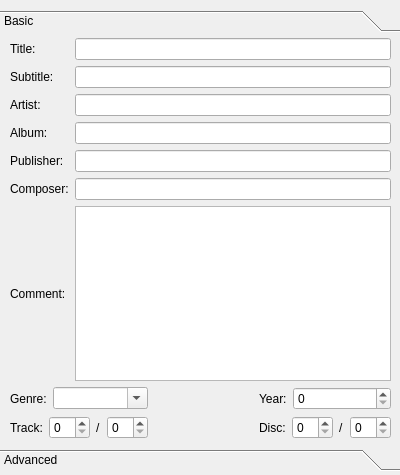
<ui version="4.0" >
 <class>Form</class>
 <widget class="QWidget" name="Form" >
  <property name="geometry" >
   <rect>
    <x>0</x>
    <y>0</y>
    <width>400</width>
    <height>475</height>
   </rect>
  </property>
  <property name="windowTitle" >
   <string>Form</string>
  </property>
  <widget class="QToolBox" name="toolBox" >
   <property name="geometry" >
    <rect>
     <x>0</x>
     <y>10</y>
     <width>401</width>
     <height>461</height>
    </rect>
   </property>
   <property name="currentIndex" >
    <number>0</number>
   </property>
   <widget class="QWidget" name="page" >
    <property name="geometry" >
     <rect>
      <x>0</x>
      <y>0</y>
      <width>401</width>
      <height>399</height>
     </rect>
    </property>
    <attribute name="label" >
     <string>Basic</string>
    </attribute>
    <widget class="QWidget" name="layoutWidget_2" >
     <property name="geometry" >
      <rect>
       <x>10</x>
       <y>0</y>
       <width>381</width>
       <height>401</height>
      </rect>
     </property>
     <layout class="QVBoxLayout" >
      <property name="margin" >
       <number>0</number>
      </property>
      <property name="spacing" >
       <number>6</number>
      </property>
      <item>
       <layout class="QGridLayout" >
        <property name="margin" >
         <number>0</number>
        </property>
        <property name="spacing" >
         <number>6</number>
        </property>
        <item row="0" column="0" >
         <widget class="QLabel" name="label" >
          <property name="text" >
           <string>Title:</string>
          </property>
         </widget>
        </item>
        <item row="5" column="1" >
         <widget class="QLineEdit" name="lineEdit_6" />
        </item>
        <item row="6" column="0" >
         <widget class="QLabel" name="label_7" >
          <property name="text" >
           <string>Comment:</string>
          </property>
         </widget>
        </item>
        <item row="1" column="1" >
         <widget class="QLineEdit" name="lineEdit_2" />
        </item>
        <item row="6" column="1" >
         <widget class="QTextEdit" name="textEdit" />
        </item>
        <item row="3" column="1" >
         <widget class="QLineEdit" name="lineEdit_4" />
        </item>
        <item row="1" column="0" >
         <widget class="QLabel" name="label_2" >
          <property name="text" >
           <string>Subtitle:</string>
          </property>
         </widget>
        </item>
        <item row="5" column="0" >
         <widget class="QLabel" name="label_6" >
          <property name="text" >
           <string>Composer:</string>
          </property>
         </widget>
        </item>
        <item row="4" column="0" >
         <widget class="QLabel" name="label_5" >
          <property name="text" >
           <string>Publisher:</string>
          </property>
         </widget>
        </item>
        <item row="2" column="1" >
         <widget class="QLineEdit" name="lineEdit_3" />
        </item>
        <item row="3" column="0" >
         <widget class="QLabel" name="label_4" >
          <property name="text" >
           <string>Album:</string>
          </property>
         </widget>
        </item>
        <item row="4" column="1" >
         <widget class="QLineEdit" name="lineEdit_5" />
        </item>
        <item row="2" column="0" >
         <widget class="QLabel" name="label_3" >
          <property name="text" >
           <string>Artist:</string>
          </property>
         </widget>
        </item>
        <item row="0" column="1" >
         <widget class="QLineEdit" name="lineEdit" />
        </item>
       </layout>
      </item>
      <item>
       <layout class="QGridLayout" >
        <property name="margin" >
         <number>0</number>
        </property>
        <property name="spacing" >
         <number>6</number>
        </property>
        <item row="1" column="2" >
         <layout class="QHBoxLayout" >
          <property name="margin" >
           <number>0</number>
          </property>
          <property name="spacing" >
           <number>6</number>
          </property>
          <item>
           <widget class="QLabel" name="label_10" >
            <property name="text" >
             <string>Disc:</string>
            </property>
           </widget>
          </item>
          <item>
           <layout class="QHBoxLayout" >
            <property name="margin" >
             <number>0</number>
            </property>
            <property name="spacing" >
             <number>6</number>
            </property>
            <item>
             <widget class="QSpinBox" name="spinBox" >
              <property name="sizePolicy" >
               <sizepolicy>
                <hsizetype>7</hsizetype>
                <vsizetype>0</vsizetype>
                <horstretch>0</horstretch>
                <verstretch>0</verstretch>
               </sizepolicy>
              </property>
             </widget>
            </item>
            <item>
             <widget class="QLabel" name="label_11" >
              <property name="text" >
               <string>/</string>
              </property>
             </widget>
            </item>
            <item>
             <widget class="QSpinBox" name="spinBox_2" >
              <property name="sizePolicy" >
               <sizepolicy>
                <hsizetype>7</hsizetype>
                <vsizetype>0</vsizetype>
                <horstretch>0</horstretch>
                <verstretch>0</verstretch>
               </sizepolicy>
              </property>
             </widget>
            </item>
           </layout>
          </item>
         </layout>
        </item>
        <item row="1" column="0" >
         <layout class="QHBoxLayout" >
          <property name="margin" >
           <number>0</number>
          </property>
          <property name="spacing" >
           <number>6</number>
          </property>
          <item>
           <widget class="QLabel" name="label_9" >
            <property name="text" >
             <string>Track:</string>
            </property>
           </widget>
          </item>
          <item>
           <layout class="QHBoxLayout" >
            <property name="margin" >
             <number>0</number>
            </property>
            <property name="spacing" >
             <number>6</number>
            </property>
            <item>
             <widget class="QSpinBox" name="spinBox_3" >
              <property name="sizePolicy" >
               <sizepolicy>
                <hsizetype>7</hsizetype>
                <vsizetype>0</vsizetype>
                <horstretch>0</horstretch>
                <verstretch>0</verstretch>
               </sizepolicy>
              </property>
             </widget>
            </item>
            <item>
             <widget class="QLabel" name="label_12" >
              <property name="text" >
               <string>/</string>
              </property>
             </widget>
            </item>
            <item>
             <widget class="QSpinBox" name="spinBox_4" >
              <property name="sizePolicy" >
               <sizepolicy>
                <hsizetype>7</hsizetype>
                <vsizetype>0</vsizetype>
                <horstretch>0</horstretch>
                <verstretch>0</verstretch>
               </sizepolicy>
              </property>
             </widget>
            </item>
           </layout>
          </item>
         </layout>
        </item>
        <item row="0" column="1" >
         <spacer>
          <property name="orientation" >
           <enum>Qt::Horizontal</enum>
          </property>
          <property name="sizeHint" >
           <size>
            <width>40</width>
            <height>20</height>
           </size>
          </property>
         </spacer>
        </item>
        <item row="0" column="0" >
         <layout class="QHBoxLayout" >
          <property name="margin" >
           <number>0</number>
          </property>
          <property name="spacing" >
           <number>6</number>
          </property>
          <item>
           <widget class="QLabel" name="label_17" >
            <property name="text" >
             <string>Genre:</string>
            </property>
           </widget>
          </item>
          <item>
           <widget class="QComboBox" name="comboBox" >
            <property name="sizePolicy" >
             <sizepolicy>
              <hsizetype>7</hsizetype>
              <vsizetype>0</vsizetype>
              <horstretch>0</horstretch>
              <verstretch>0</verstretch>
             </sizepolicy>
            </property>
            <property name="editable" >
             <bool>true</bool>
            </property>
           </widget>
          </item>
         </layout>
        </item>
        <item row="0" column="2" >
         <layout class="QHBoxLayout" >
          <property name="margin" >
           <number>0</number>
          </property>
          <property name="spacing" >
           <number>6</number>
          </property>
          <item>
           <widget class="QLabel" name="label_8" >
            <property name="text" >
             <string>Year:</string>
            </property>
           </widget>
          </item>
          <item>
           <layout class="QHBoxLayout" >
            <property name="margin" >
             <number>0</number>
            </property>
            <property name="spacing" >
             <number>6</number>
            </property>
            <item>
             <widget class="QSpinBox" name="spinBox_5" >
              <property name="sizePolicy" >
               <sizepolicy>
                <hsizetype>7</hsizetype>
                <vsizetype>0</vsizetype>
                <horstretch>0</horstretch>
                <verstretch>0</verstretch>
               </sizepolicy>
              </property>
              <property name="maximum" >
               <number>9999</number>
              </property>
             </widget>
            </item>
           </layout>
          </item>
         </layout>
        </item>
       </layout>
      </item>
     </layout>
    </widget>
   </widget>
   <widget class="QWidget" name="page_2" >
    <property name="geometry" >
     <rect>
      <x>0</x>
      <y>0</y>
      <width>401</width>
      <height>399</height>
     </rect>
    </property>
    <attribute name="label" >
     <string>Advanced</string>
    </attribute>
    <widget class="QGroupBox" name="groupBox" >
     <property name="geometry" >
      <rect>
       <x>10</x>
       <y>0</y>
       <width>381</width>
       <height>91</height>
      </rect>
     </property>
     <property name="title" >
      <string>Replay Gain</string>
     </property>
     <widget class="QWidget" name="layoutWidget" >
      <property name="geometry" >
       <rect>
        <x>10</x>
        <y>20</y>
        <width>361</width>
        <height>61</height>
       </rect>
      </property>
      <layout class="QGridLayout" >
       <property name="margin" >
        <number>0</number>
       </property>
       <property name="spacing" >
        <number>6</number>
       </property>
       <item row="0" column="4" >
        <widget class="QDoubleSpinBox" name="doubleSpinBox_3" >
         <property name="sizePolicy" >
          <sizepolicy>
           <hsizetype>7</hsizetype>
           <vsizetype>0</vsizetype>
           <horstretch>0</horstretch>
           <verstretch>0</verstretch>
          </sizepolicy>
         </property>
        </widget>
       </item>
       <item row="1" column="1" >
        <widget class="QDoubleSpinBox" name="doubleSpinBox_2" >
         <property name="sizePolicy" >
          <sizepolicy>
           <hsizetype>7</hsizetype>
           <vsizetype>0</vsizetype>
           <horstretch>0</horstretch>
           <verstretch>0</verstretch>
          </sizepolicy>
         </property>
        </widget>
       </item>
       <item row="1" column="4" >
        <widget class="QDoubleSpinBox" name="doubleSpinBox_4" >
         <property name="sizePolicy" >
          <sizepolicy>
           <hsizetype>7</hsizetype>
           <vsizetype>0</vsizetype>
           <horstretch>0</horstretch>
           <verstretch>0</verstretch>
          </sizepolicy>
         </property>
        </widget>
       </item>
       <item row="0" column="1" >
        <widget class="QDoubleSpinBox" name="doubleSpinBox" >
         <property name="sizePolicy" >
          <sizepolicy>
           <hsizetype>7</hsizetype>
           <vsizetype>0</vsizetype>
           <horstretch>0</horstretch>
           <verstretch>0</verstretch>
          </sizepolicy>
         </property>
        </widget>
       </item>
       <item row="1" column="0" >
        <widget class="QLabel" name="label_14" >
         <property name="text" >
          <string>Album Peak:</string>
         </property>
        </widget>
       </item>
       <item row="0" column="0" >
        <widget class="QLabel" name="label_13" >
         <property name="text" >
          <string>Album Gain:</string>
         </property>
        </widget>
       </item>
       <item row="1" column="3" >
        <widget class="QLabel" name="label_16" >
         <property name="text" >
          <string>Track Peak:</string>
         </property>
        </widget>
       </item>
       <item row="0" column="3" >
        <widget class="QLabel" name="label_15" >
         <property name="text" >
          <string>Track Gain:</string>
         </property>
        </widget>
       </item>
       <item row="0" column="2" >
        <spacer>
         <property name="orientation" >
          <enum>Qt::Horizontal</enum>
         </property>
         <property name="sizeHint" >
          <size>
           <width>40</width>
           <height>20</height>
          </size>
         </property>
        </spacer>
       </item>
      </layout>
     </widget>
    </widget>
    <widget class="QGroupBox" name="groupBox_2" >
     <property name="geometry" >
      <rect>
       <x>10</x>
       <y>100</y>
       <width>381</width>
       <height>291</height>
      </rect>
     </property>
     <property name="title" >
      <string>Custom / Miscellaneous</string>
     </property>
     <widget class="QTableWidget" name="tableWidget" >
      <property name="geometry" >
       <rect>
        <x>10</x>
        <y>20</y>
        <width>361</width>
        <height>261</height>
       </rect>
      </property>
      <column>
       <property name="text" >
        <string>Key</string>
       </property>
      </column>
      <column>
       <property name="text" >
        <string>Value</string>
       </property>
      </column>
     </widget>
    </widget>
   </widget>
  </widget>
 </widget>
 <resources/>
 <connections/>
</ui>
